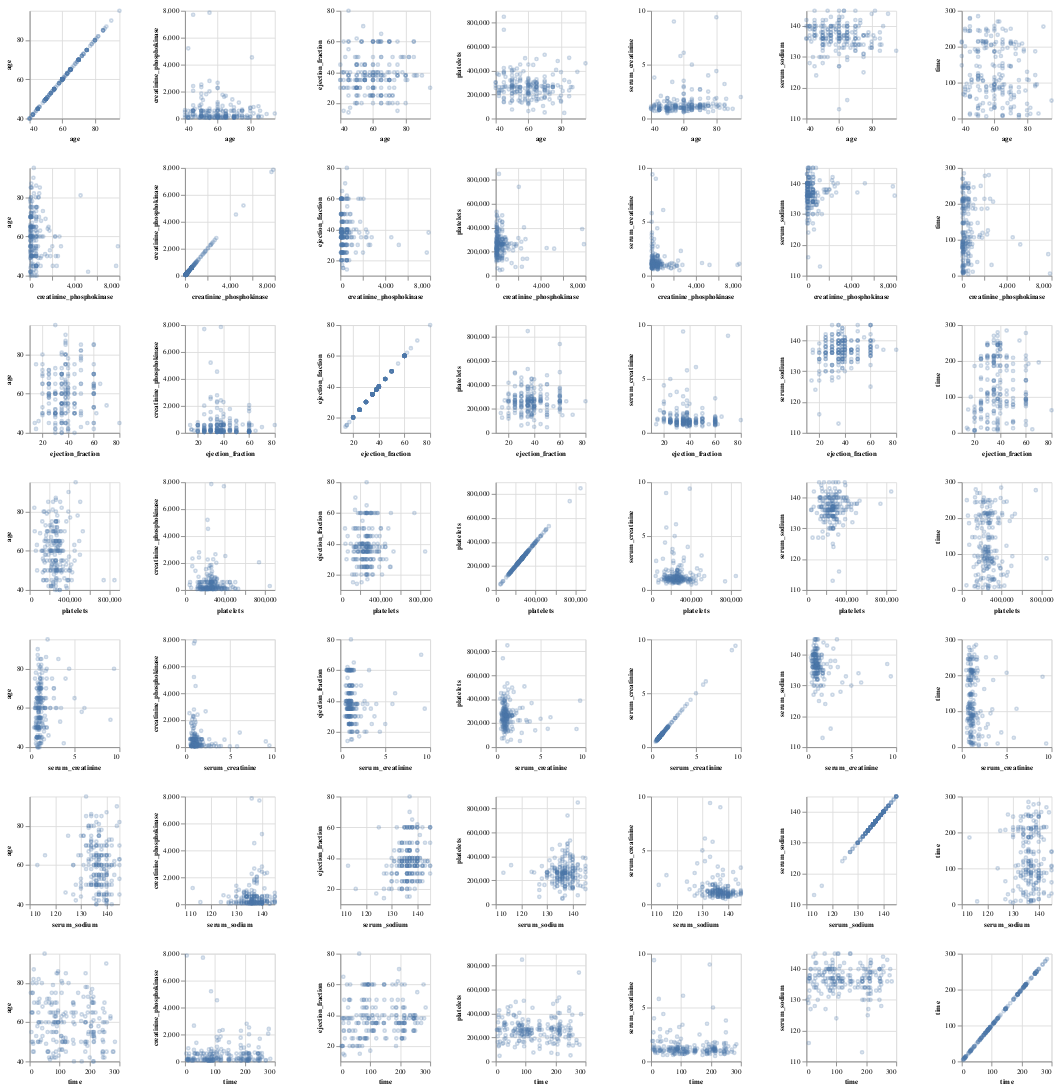

Write notebook code for a chart like this one.
### Markdown cell above
**Pairwise Correlation Plots**

### Code cell
numeric_cols=['age','creatinine_phosphokinase','ejection_fraction','platelets','serum_creatinine', 'serum_sodium','time']
pair = alt.Chart(train_df).mark_point(opacity=0.3, size=10).encode(
      alt.X(alt.repeat('row'), type='quantitative',
            scale=alt.Scale(zero=False)),
      alt.Y(alt.repeat('column'), type='quantitative',
            scale=alt.Scale(zero=False))
).properties(
    width=100,
    height=120).repeat(
    column=numeric_cols,
    row=numeric_cols
).configure_axis(
    labelFontSize=8,
    titleFontSize=8
)


# Show the plot
pair

### Figure 1 — Vega-Lite specification as saved in the notebook (floating-point values rounded to 4 significant figures; data arrays with more than 128 entries replaced by an {"elided": "..."} marker saying what was removed)
{"$schema": "https://vega.github.io/schema/vega-lite/v4.8.1.json", "config": {"axis": {"labelFontSize": 8, "titleFontSize": 8}, "view": {"continuousHeight": 300, "continuousWidth": 400}}, "datasets": {"data-3b4e45c2e32fcd814cb34bbdd69d6a39": {"elided": "209 records"}}, "repeat": {"column": ["age", "creatinine_phosphokinase", "ejection_fraction", "platelets", "serum_creatinine", "serum_sodium", "time"], "row": ["age", "creatinine_phosphokinase", "ejection_fraction", "platelets", "serum_creatinine", "serum_sodium", "time"]}, "spec": {"data": {"name": "data-3b4e45c2e32fcd814cb34bbdd69d6a39"}, "encoding": {"x": {"field": {"repeat": "row"}, "scale": {"zero": false}, "type": "quantitative"}, "y": {"field": {"repeat": "column"}, "scale": {"zero": false}, "type": "quantitative"}}, "height": 120, "mark": {"opacity": 0.3, "size": 10, "type": "point"}, "width": 100}}
